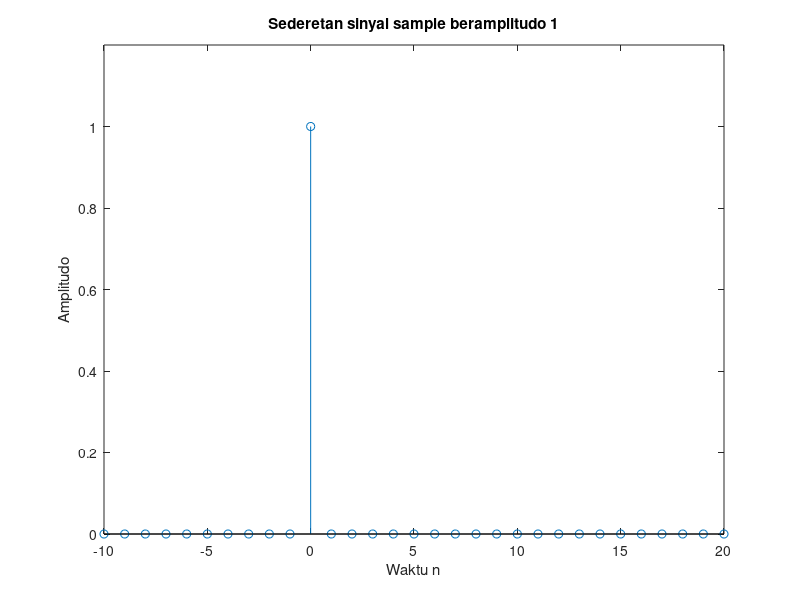

Source code (MATLAB):
clear all;
n = -10:20;
u = [zeros(1,10) 1 zeros(1,20)];
stem(n,u);
xlabel('Waktu n');ylabel('Amplitudo');
title('Sederetan sinyal sample beramplitudo 1');
axis([-10 20 0 1.2]);
